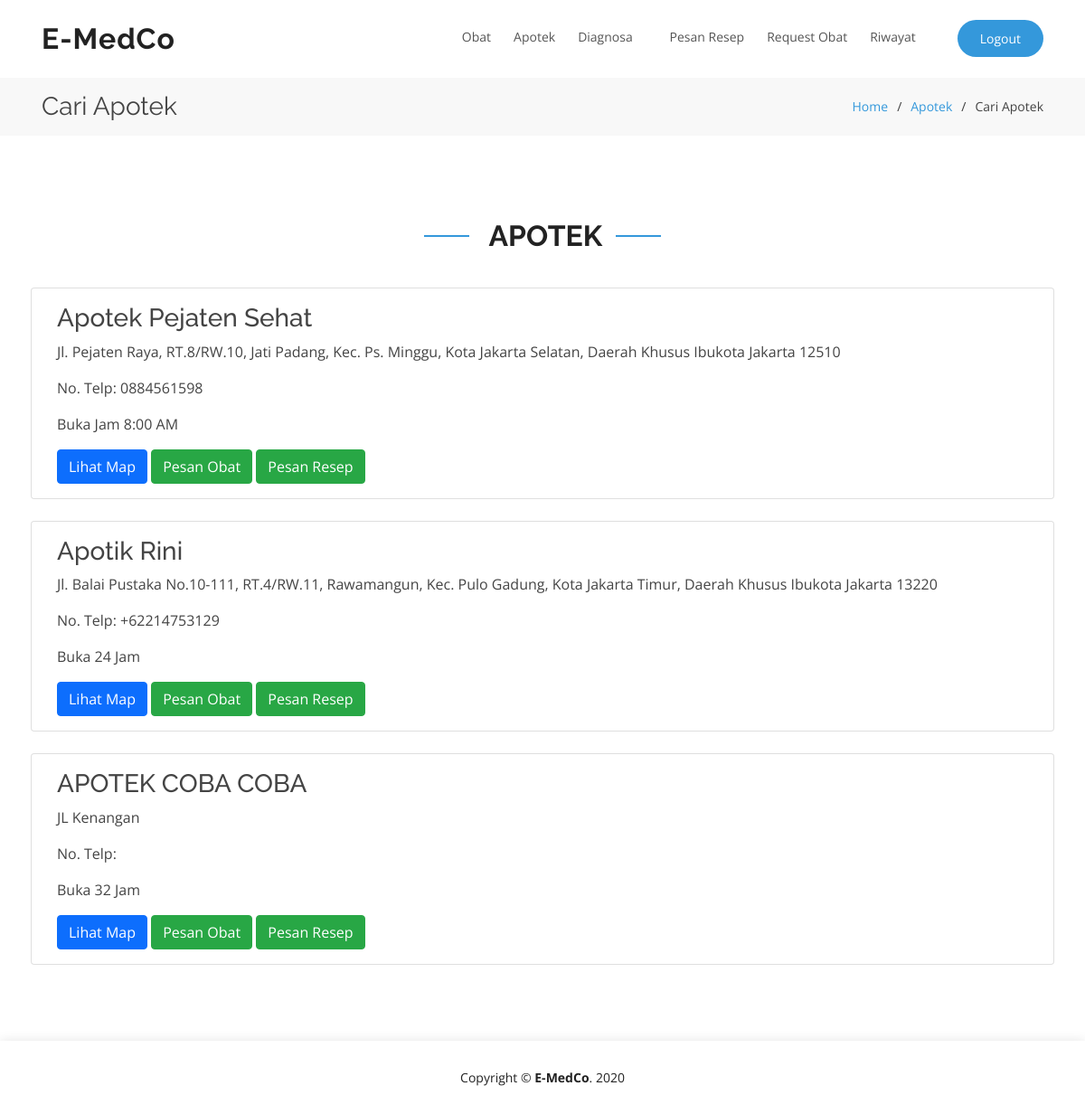
The page /User/Apotek (signed in) on the database its author committed.
### tables this page shows
CREATE TABLE `tb_apotek` (
  `id` int(10) NOT NULL,
  `kd_apotek` varchar(10) NOT NULL,
  `nama_apotek` varchar(150) NOT NULL,
  `telp_apotek` char(20) NOT NULL,
  `alamat_apotek` varchar(255) NOT NULL,
  `lat` varchar(50) NOT NULL,
  `lng` varchar(50) NOT NULL,
  `deskripsi` text NOT NULL
);

### application/controllers/User/Apotek.php (called while the page is built, shortened)
<?php
class Apotek extends CI_Controller
{
    public function __construct()
    {
        $this->load->library('form_validation');
        $this->load->library('Googlemaps');
        $this->load->model('ApotekUser_model');
        $this->load->model('ProdukUser_model');
        $this->load->model('Apotek_model');
        $this->load->model('Resep_model');
    }
    public function index()
    {
        $data['h2'] = ' Apotek';
        $data['title'] = 'Cari Apotek';
        $data['user'] = $this->db->get_where('tb_user', ['email' => $this->session->userdata('email')])->row_array();
        $data['apotek'] = $this->ApotekUser_model->get_apotek();
        $this->load->view('layout/user/header', $data);
        $this->load->view('pages/user/apotek/apotek', $data);
        $this->load->view('layout/user/footer', $data);
    }
}

### index.php (called while the page is built, shortened)
<?php
require_once BASEPATH.'core/CodeIgniter.php';

### application/models/ApotekUser_model.php (called while the page is built, shortened)
<?php
class ApotekUser_model extends CI_Model
{
    public function get_apotek($id = FALSE)
    {
        if($id === FALSE)
        {
            $query = $this->db->get('tb_apotek');
            return $query->result_array();
        }
        $query = $this->db->get_where('tb_apotek', array('id' => $id));
        return $query->row_array();
    }
}

### application/views/pages/user/apotek/apotek.php (the view)
<section id="breadcrumbs" class="breadcrumbs">
    <div class="container">
        <div class="d-flex justify-content-between align-items-center">
            <h2><?= $title; ?></h2>
            <ol>
                <li><a href="<?= base_url('User/Home'); ?>">Home</a></li>
                <li><a href="<?= base_url('User/Apotek'); ?>">Apotek</a></li>
                <li><?= $title; ?></li>
            </ol>
        </div>
    </div>
</section>
<section id="portfolio-details" class="portfolio-details">
    <div class="container">
        <br><br><br>
        <div class="section-title" data-aos="fade-up">
            <h2><?= $h2; ?></h2>
        </div>
        <div class="row">
            <?php foreach ($apotek as $listapotek) : ?>
                <div class="card w-100 mb-4">
                    <div class="card-body">
                        <h3 class="card-title"><?php echo $listapotek['nama_apotek']; ?></h3>
                        <p class="card-text"><?php echo $listapotek['alamat_apotek']; ?></p>
                        <p class="card-text">No. Telp: <?php echo $listapotek['telp_apotek']; ?></p>
                        <p class="card-text"><?php echo $listapotek['deskripsi']; ?></p>
                        <a href="<?= base_url('User/Apotek/Maps'); ?>" class="btn btn-primary">Lihat Map</a>
                        <a href="<?= base_url('User/Apotek/Produk/' . $listapotek['kd_apotek']); ?>" class="btn btn-success">Pesan Obat</a>
                        <a href="<?= base_url('User/Apotek/Pesan_Resep/' . $listapotek['kd_apotek']); ?>" class="btn btn-success">Pesan Resep</a>
                    </div>
                </div>
            <?php endforeach; ?>
        </div>
    </div>
</section>

### rows shown on the page
tb_apotek: nama_apotek "Apotek Pejaten Sehat", alamat_apotek "Jl. Pejaten Raya, RT.8/RW.10, Jati Padang, Kec. Ps. Minggu, Kota Jakarta Selatan, Daerah Khusus Ibukota Jakarta 12510", telp_apotek "0884561598", deskripsi "Buka Jam 8:00 AM"
tb_apotek: nama_apotek "Apotik Rini", alamat_apotek "Jl. Balai Pustaka No.10-111, RT.4/RW.11, Rawamangun, Kec. Pulo Gadung, Kota Jakarta Timur, Daerah Khusus Ibukota Jakarta 13220", telp_apotek "+62214753129", deskripsi "Buka 24 Jam"
tb_apotek: nama_apotek "APOTEK COBA COBA", alamat_apotek "JL Kenangan", deskripsi "Buka 32 Jam"

### other values the page prints
$title "Cari Apotek"
$h2 "APOTEK"
